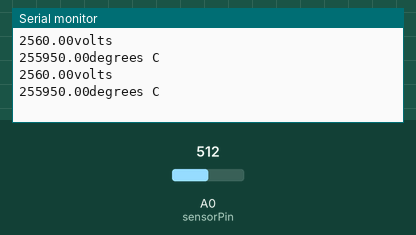
This sketch was run on a simulated Arduino Uno, built with avr-gcc and run on an emulated ATmega328P. Parts: the last lines printed to the serial monitor. Inputs (shaded band) come from the test bench; at power-on: A0 (sensorPin) = 512.

Above: at 1.8 s.
1.9 s: A0 (sensorPin) set to 716
At 2.6 s:
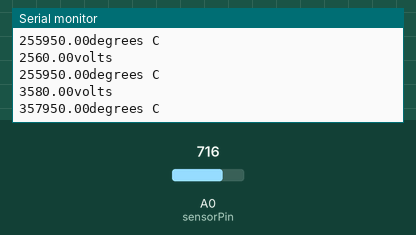
3.4 s: A0 (sensorPin) set to 900
At 4.8 s:
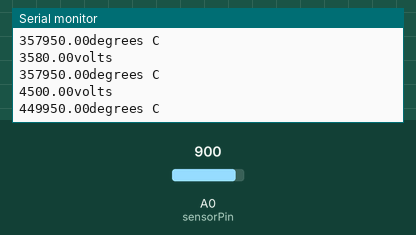
Timing chart, 0 to 6.4 s (numbered marks = the images above; inputs shaded):
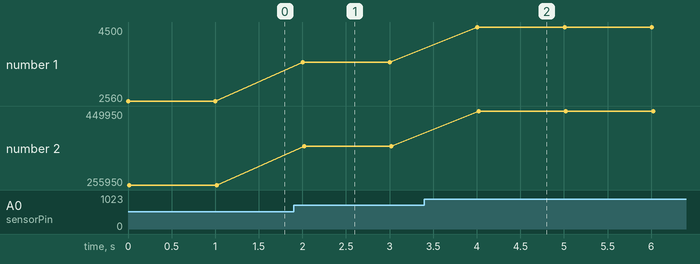

The sketch:

ex7_Temprature_Sensor.ino
```cpp
//// 7 Temprature_Sensor
int sensorPin=A0;
int reading;
float voltage;
float tempC;

void setup() {
  // put your setup code here, to run once:
Serial.begin(9600);
}

void loop() {
  // put your main code here, to run repeatedly:
reading = analogRead(sensorPin);
voltage = reading * 5.0;
Serial.print(voltage);
Serial.println("volts ");
tempC=(voltage - 0.5)*100;
Serial.print(tempC);
Serial.println("degrees C");
delay(1000);
}
```

Measured:
- after the input at 1.9 s, the serial monitor: prints a new line after 0.10 s (image 1)
- after the input at 3.4 s, the serial monitor: prints a new line after 0.61 s (image 2)
- plotted number 1: 2560 → 3580 after the input at 1.9 s, 3580 → 4500 after the input at 3.4 s
- plotted number 2: 255950 → 357950 after the input at 1.9 s, 357950 → 449950 after the input at 3.4 s
